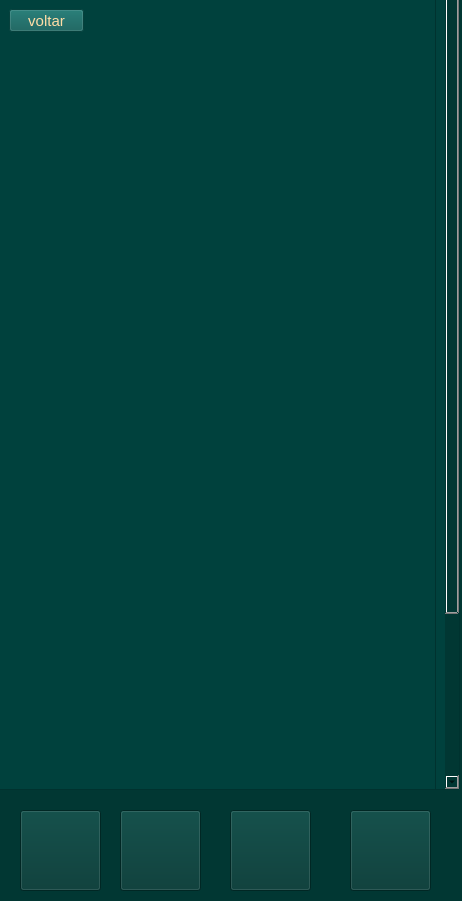
<?xml version="1.0" encoding="UTF-8"?>
<ui version="4.0">
 <class>Form</class>
 <widget class="QWidget" name="Form">
  <property name="geometry">
   <rect>
    <x>0</x>
    <y>0</y>
    <width>462</width>
    <height>901</height>
   </rect>
  </property>
  <property name="minimumSize">
   <size>
    <width>462</width>
    <height>901</height>
   </size>
  </property>
  <property name="maximumSize">
   <size>
    <width>462</width>
    <height>901</height>
   </size>
  </property>
  <property name="windowTitle">
   <string>Form</string>
  </property>
  <property name="styleSheet">
   <string notr="true">background-color: rgb(1, 55, 51);</string>
  </property>
  <widget class="QLabel" name="label_5">
   <property name="geometry">
    <rect>
     <x>0</x>
     <y>800</y>
     <width>461</width>
     <height>101</height>
    </rect>
   </property>
   <property name="styleSheet">
    <string notr="true">background-color: rgb(1, 55, 51);</string>
   </property>
   <property name="text">
    <string/>
   </property>
  </widget>
  <widget class="QScrollArea" name="scrollArea">
   <property name="geometry">
    <rect>
     <x>-11</x>
     <y>-21</y>
     <width>471</width>
     <height>811</height>
    </rect>
   </property>
   <property name="styleSheet">
    <string notr="true">background-color: rgb(0, 65, 61);
</string>
   </property>
   <property name="widgetResizable">
    <bool>true</bool>
   </property>
   <widget class="QWidget" name="scrollAreaWidgetContents">
    <property name="geometry">
     <rect>
      <x>0</x>
      <y>0</y>
      <width>452</width>
      <height>1018</height>
     </rect>
    </property>
    <layout class="QVBoxLayout" name="verticalLayout">
     <item>
      <widget class="QFrame" name="frame">
       <property name="minimumSize">
        <size>
         <width>300</width>
         <height>1000</height>
        </size>
       </property>
       <property name="frameShape">
        <enum>QFrame::StyledPanel</enum>
       </property>
       <property name="frameShadow">
        <enum>QFrame::Raised</enum>
       </property>
       <widget class="QLabel" name="label">
        <property name="geometry">
         <rect>
          <x>30</x>
          <y>50</y>
          <width>390</width>
          <height>1000</height>
         </rect>
        </property>
        <property name="minimumSize">
         <size>
          <width>390</width>
          <height>1000</height>
         </size>
        </property>
        <property name="text">
         <string/>
        </property>
        <property name="pixmap">
         <pixmap>fotos/exercicios peito.png</pixmap>
        </property>
       </widget>
       <widget class="QPushButton" name="voltartriceps">
        <property name="geometry">
         <rect>
          <x>10</x>
          <y>20</y>
          <width>75</width>
          <height>23</height>
         </rect>
        </property>
        <property name="styleSheet">
         <string notr="true">#voltartriceps{
background-color: rgb(10, 91, 86);
color: rgb(255, 221, 166);
font-size: 15px;
}</string>
        </property>
        <property name="text">
         <string>voltar</string>
        </property>
       </widget>
      </widget>
     </item>
    </layout>
   </widget>
  </widget>
  <widget class="QPushButton" name="menu_4">
   <property name="geometry">
    <rect>
     <x>20</x>
     <y>810</y>
     <width>81</width>
     <height>81</height>
    </rect>
   </property>
   <property name="styleSheet">
    <string notr="true">#botaomenu{
border:none;
}</string>
   </property>
   <property name="text">
    <string/>
   </property>
   <property name="icon">
    <iconset>
     <normaloff>fotos/menu.png</normaloff>fotos/menu.png</iconset>
   </property>
   <property name="iconSize">
    <size>
     <width>81</width>
     <height>81</height>
    </size>
   </property>
  </widget>
  <widget class="QPushButton" name="treino">
   <property name="geometry">
    <rect>
     <x>120</x>
     <y>810</y>
     <width>81</width>
     <height>81</height>
    </rect>
   </property>
   <property name="styleSheet">
    <string notr="true">#botaotreino{
border:none;
}</string>
   </property>
   <property name="text">
    <string/>
   </property>
   <property name="icon">
    <iconset>
     <normaloff>fotos/treino.png</normaloff>fotos/treino.png</iconset>
   </property>
   <property name="iconSize">
    <size>
     <width>81</width>
     <height>81</height>
    </size>
   </property>
  </widget>
  <widget class="QPushButton" name="config">
   <property name="geometry">
    <rect>
     <x>230</x>
     <y>810</y>
     <width>81</width>
     <height>81</height>
    </rect>
   </property>
   <property name="styleSheet">
    <string notr="true">#botaoconfig{
border:none;
}</string>
   </property>
   <property name="text">
    <string/>
   </property>
   <property name="icon">
    <iconset>
     <normaloff>fotos/config.png</normaloff>fotos/config.png</iconset>
   </property>
   <property name="iconSize">
    <size>
     <width>81</width>
     <height>81</height>
    </size>
   </property>
  </widget>
  <widget class="QPushButton" name="perfil">
   <property name="geometry">
    <rect>
     <x>350</x>
     <y>810</y>
     <width>81</width>
     <height>81</height>
    </rect>
   </property>
   <property name="styleSheet">
    <string notr="true">#menu{
border:none;
}</string>
   </property>
   <property name="text">
    <string/>
   </property>
   <property name="icon">
    <iconset>
     <normaloff>fotos/perfil.png</normaloff>fotos/perfil.png</iconset>
   </property>
   <property name="iconSize">
    <size>
     <width>81</width>
     <height>81</height>
    </size>
   </property>
  </widget>
 </widget>
 <resources/>
 <connections/>
</ui>
